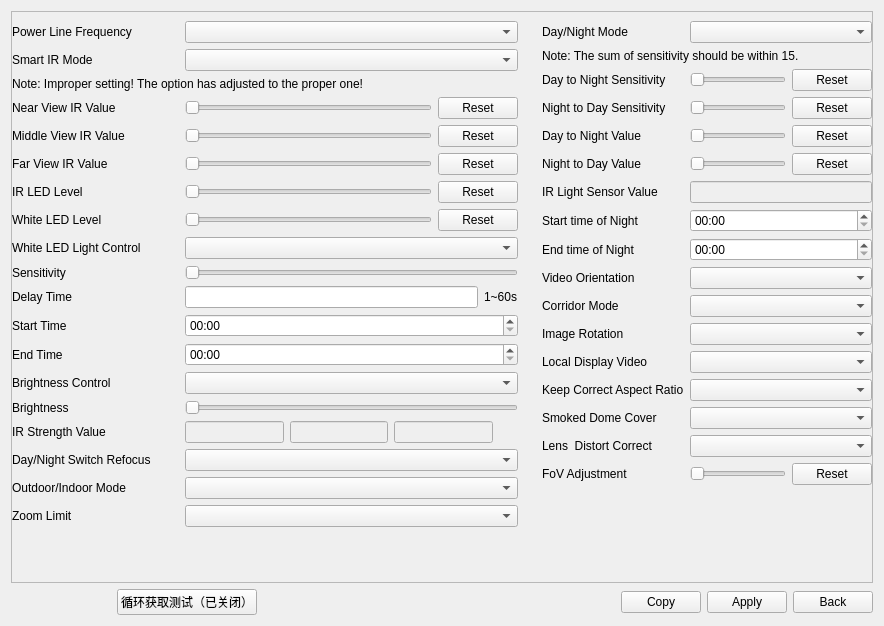
<?xml version="1.0" encoding="UTF-8"?>
<ui version="4.0">
 <class>ImagePageDisplay</class>
 <widget class="QWidget" name="ImagePageDisplay">
  <property name="geometry">
   <rect>
    <x>0</x>
    <y>0</y>
    <width>884</width>
    <height>626</height>
   </rect>
  </property>
  <property name="windowTitle">
   <string>Form</string>
  </property>
  <layout class="QVBoxLayout" name="verticalLayout_3">
   <item>
    <widget class="QScrollArea" name="scrollArea">
     <property name="sizePolicy">
      <sizepolicy hsizetype="Expanding" vsizetype="Expanding">
       <horstretch>0</horstretch>
       <verstretch>1</verstretch>
      </sizepolicy>
     </property>
     <property name="verticalScrollBarPolicy">
      <enum>Qt::ScrollBarAlwaysOff</enum>
     </property>
     <property name="horizontalScrollBarPolicy">
      <enum>Qt::ScrollBarAlwaysOff</enum>
     </property>
     <property name="widgetResizable">
      <bool>true</bool>
     </property>
     <widget class="QWidget" name="scrollAreaWidgetContents">
      <property name="geometry">
       <rect>
        <x>0</x>
        <y>0</y>
        <width>864</width>
        <height>589</height>
       </rect>
      </property>
      <layout class="QVBoxLayout" name="verticalLayout_4">
       <property name="leftMargin">
        <number>0</number>
       </property>
       <property name="topMargin">
        <number>0</number>
       </property>
       <property name="rightMargin">
        <number>0</number>
       </property>
       <property name="bottomMargin">
        <number>0</number>
       </property>
       <item>
        <layout class="QHBoxLayout" name="horizontalLayout_5">
         <item>
          <widget class="QWidget" name="widget_left" native="true">
           <layout class="QVBoxLayout" name="verticalLayout">
            <property name="leftMargin">
             <number>0</number>
            </property>
            <item>
             <layout class="QGridLayout" name="gridLayout">
              <item row="5" column="1">
               <widget class="QWidget" name="widget_FarViewIrValue" native="true">
                <layout class="QHBoxLayout" name="horizontalLayout_7">
                 <property name="leftMargin">
                  <number>0</number>
                 </property>
                 <property name="topMargin">
                  <number>0</number>
                 </property>
                 <property name="rightMargin">
                  <number>0</number>
                 </property>
                 <property name="bottomMargin">
                  <number>0</number>
                 </property>
                 <item>
                  <widget class="BaseSlider" name="slider_FarViewIrValue">
                   <property name="sizePolicy">
                    <sizepolicy hsizetype="Expanding" vsizetype="Ignored">
                     <horstretch>0</horstretch>
                     <verstretch>0</verstretch>
                    </sizepolicy>
                   </property>
                   <property name="orientation">
                    <enum>Qt::Horizontal</enum>
                   </property>
                  </widget>
                 </item>
                 <item>
                  <widget class="QPushButton" name="pushButton_FarViewIrValue">
                   <property name="text">
                    <string>Reset</string>
                   </property>
                  </widget>
                 </item>
                </layout>
               </widget>
              </item>
              <item row="4" column="1">
               <widget class="QWidget" name="widget_MiddleViewIrValue" native="true">
                <layout class="QHBoxLayout" name="horizontalLayout_8">
                 <property name="leftMargin">
                  <number>0</number>
                 </property>
                 <property name="topMargin">
                  <number>0</number>
                 </property>
                 <property name="rightMargin">
                  <number>0</number>
                 </property>
                 <property name="bottomMargin">
                  <number>0</number>
                 </property>
                 <item>
                  <widget class="BaseSlider" name="slider_MiddleViewIrValue">
                   <property name="sizePolicy">
                    <sizepolicy hsizetype="Expanding" vsizetype="Ignored">
                     <horstretch>0</horstretch>
                     <verstretch>0</verstretch>
                    </sizepolicy>
                   </property>
                   <property name="orientation">
                    <enum>Qt::Horizontal</enum>
                   </property>
                  </widget>
                 </item>
                 <item>
                  <widget class="QPushButton" name="pushButton_MiddleViewIrValue">
                   <property name="text">
                    <string>Reset</string>
                   </property>
                  </widget>
                 </item>
                </layout>
               </widget>
              </item>
              <item row="5" column="0">
               <widget class="QLabel" name="label_FarViewIrValue">
                <property name="text">
                 <string>Far View IR Value</string>
                </property>
               </widget>
              </item>
              <item row="16" column="0">
               <widget class="QLabel" name="label_DayNightRefocus">
                <property name="text">
                 <string>Day/Night Switch Refocus</string>
                </property>
               </widget>
              </item>
              <item row="8" column="1">
               <widget class="ComboBox" name="comboBoxWhiteLEDLightControl"/>
              </item>
              <item row="9" column="1">
               <widget class="BaseSlider" name="horizontalSliderWhiteLEDSensitivity">
                <property name="minimum">
                 <number>1</number>
                </property>
                <property name="maximum">
                 <number>5</number>
                </property>
                <property name="orientation">
                 <enum>Qt::Horizontal</enum>
                </property>
               </widget>
              </item>
              <item row="13" column="0">
               <widget class="QLabel" name="labelBrightnessControl">
                <property name="text">
                 <string>Brightness Control</string>
                </property>
               </widget>
              </item>
              <item row="2" column="0" colspan="2">
               <widget class="QLabel" name="label_note">
                <property name="text">
                 <string>Note: Improper setting! The option has adjusted to the proper one!</string>
                </property>
                <property name="style" stdset="0">
                 <string>blue_text</string>
                </property>
               </widget>
              </item>
              <item row="1" column="1">
               <widget class="ComboBox" name="comboBox_SmartIrMode"/>
              </item>
              <item row="15" column="1">
               <widget class="QWidget" name="widgetIrStrengthValue" native="true">
                <layout class="QHBoxLayout" name="horizontalLayout_13">
                 <property name="leftMargin">
                  <number>0</number>
                 </property>
                 <property name="topMargin">
                  <number>0</number>
                 </property>
                 <property name="rightMargin">
                  <number>0</number>
                 </property>
                 <property name="bottomMargin">
                  <number>0</number>
                 </property>
                 <item>
                  <widget class="MyLineEdit" name="lineEdit_IrStrengthValue_Near">
                   <property name="enabled">
                    <bool>false</bool>
                   </property>
                  </widget>
                 </item>
                 <item>
                  <widget class="MyLineEdit" name="lineEdit_IrStrengthValue_Far">
                   <property name="enabled">
                    <bool>false</bool>
                   </property>
                  </widget>
                 </item>
                 <item>
                  <widget class="MyLineEdit" name="lineEdit_IrStrengthValue_Middle">
                   <property name="enabled">
                    <bool>false</bool>
                   </property>
                  </widget>
                 </item>
                 <item>
                  <widget class="MyToolButton" name="toolButtonIrStrengthValue">
                   <property name="styleSheet">
                    <string notr="true">QToolButton
{
border: 0px solid;
}</string>
                   </property>
                   <property name="text">
                    <string/>
                   </property>
                   <property name="icon">
                    <iconset resource="../../resource/resource.qrc">
                     <normaloff>:/common/common/reset_hover.png</normaloff>:/common/common/reset_hover.png</iconset>
                   </property>
                  </widget>
                 </item>
                </layout>
               </widget>
              </item>
              <item row="14" column="0">
               <widget class="QLabel" name="labelBrightness">
                <property name="text">
                 <string>Brightness</string>
                </property>
               </widget>
              </item>
              <item row="3" column="0">
               <widget class="QLabel" name="label_NearViewIrValue">
                <property name="text">
                 <string>Near View IR Value</string>
                </property>
               </widget>
              </item>
              <item row="13" column="1">
               <widget class="ComboBox" name="comboBoxBrightnessControl"/>
              </item>
              <item row="17" column="0">
               <widget class="QLabel" name="label_OutdoorIndoorMode">
                <property name="text">
                 <string>Outdoor/Indoor Mode</string>
                </property>
               </widget>
              </item>
              <item row="9" column="0">
               <widget class="QLabel" name="labelWhiteLEDSensitivity">
                <property name="text">
                 <string>Sensitivity</string>
                </property>
               </widget>
              </item>
              <item row="16" column="1">
               <widget class="ComboBox" name="comboBox_DayNightRefocus"/>
              </item>
              <item row="18" column="1">
               <widget class="ComboBox" name="comboBox_ZoomLimit"/>
              </item>
              <item row="15" column="0">
               <widget class="QLabel" name="label_IrStrengthValue">
                <property name="text">
                 <string>IR Strength Value</string>
                </property>
               </widget>
              </item>
              <item row="10" column="0">
               <widget class="QLabel" name="labelDelayTime">
                <property name="text">
                 <string>Delay Time</string>
                </property>
               </widget>
              </item>
              <item row="8" column="0">
               <widget class="QLabel" name="labelWhiteLEDLightControl">
                <property name="text">
                 <string>White LED Light Control</string>
                </property>
               </widget>
              </item>
              <item row="3" column="1">
               <widget class="QWidget" name="widget_NearViewIrValue" native="true">
                <layout class="QHBoxLayout" name="horizontalLayout_6">
                 <property name="leftMargin">
                  <number>0</number>
                 </property>
                 <property name="topMargin">
                  <number>0</number>
                 </property>
                 <property name="rightMargin">
                  <number>0</number>
                 </property>
                 <property name="bottomMargin">
                  <number>0</number>
                 </property>
                 <item>
                  <widget class="BaseSlider" name="slider_NearViewIrValue">
                   <property name="sizePolicy">
                    <sizepolicy hsizetype="Expanding" vsizetype="Ignored">
                     <horstretch>0</horstretch>
                     <verstretch>0</verstretch>
                    </sizepolicy>
                   </property>
                   <property name="orientation">
                    <enum>Qt::Horizontal</enum>
                   </property>
                  </widget>
                 </item>
                 <item>
                  <widget class="QPushButton" name="pushButton_NearViewIrValue">
                   <property name="text">
                    <string>Reset</string>
                   </property>
                  </widget>
                 </item>
                </layout>
               </widget>
              </item>
              <item row="11" column="1">
               <widget class="MyTimeEdit" name="timeEditWhiteLEDStartTime">
                <property name="currentSection">
                 <enum>QDateTimeEdit::HourSection</enum>
                </property>
                <property name="displayFormat">
                 <string>HH:mm</string>
                </property>
                <property name="currentSectionIndex">
                 <number>0</number>
                </property>
               </widget>
              </item>
              <item row="7" column="1">
               <widget class="QWidget" name="widget_whiteLedLevel" native="true">
                <layout class="QHBoxLayout" name="horizontalLayout_2">
                 <property name="leftMargin">
                  <number>0</number>
                 </property>
                 <property name="topMargin">
                  <number>0</number>
                 </property>
                 <property name="rightMargin">
                  <number>0</number>
                 </property>
                 <property name="bottomMargin">
                  <number>0</number>
                 </property>
                 <item>
                  <widget class="BaseSlider" name="slider_whiteLedLevel">
                   <property name="sizePolicy">
                    <sizepolicy hsizetype="Expanding" vsizetype="Ignored">
                     <horstretch>0</horstretch>
                     <verstretch>0</verstretch>
                    </sizepolicy>
                   </property>
                   <property name="orientation">
                    <enum>Qt::Horizontal</enum>
                   </property>
                  </widget>
                 </item>
                 <item>
                  <widget class="QPushButton" name="pushButton_whiteLedLevel">
                   <property name="text">
                    <string>Reset</string>
                   </property>
                  </widget>
                 </item>
                </layout>
               </widget>
              </item>
              <item row="18" column="0">
               <widget class="QLabel" name="label_ZoomLimit">
                <property name="text">
                 <string>Zoom Limit</string>
                </property>
               </widget>
              </item>
              <item row="11" column="0">
               <widget class="QLabel" name="labelWhiteLEDStartTime">
                <property name="text">
                 <string>Start Time</string>
                </property>
               </widget>
              </item>
              <item row="12" column="1">
               <widget class="MyTimeEdit" name="timeEditWhiteLEDEndTime">
                <property name="displayFormat">
                 <string>HH:mm</string>
                </property>
               </widget>
              </item>
              <item row="6" column="0">
               <widget class="QLabel" name="label_IRLedValue">
                <property name="text">
                 <string>IR LED Level</string>
                </property>
               </widget>
              </item>
              <item row="7" column="0">
               <widget class="QLabel" name="label_whiteLedLevel">
                <property name="text">
                 <string>White LED Level</string>
                </property>
               </widget>
              </item>
              <item row="12" column="0">
               <widget class="QLabel" name="labelWhiteLEDEndTime">
                <property name="text">
                 <string>End Time</string>
                </property>
               </widget>
              </item>
              <item row="4" column="0">
               <widget class="QLabel" name="label_MiddleViewIrValue">
                <property name="text">
                 <string>Middle View IR Value</string>
                </property>
               </widget>
              </item>
              <item row="10" column="1">
               <widget class="QWidget" name="widgetDelayTime" native="true">
                <layout class="QHBoxLayout" name="horizontalLayout_14">
                 <property name="leftMargin">
                  <number>0</number>
                 </property>
                 <property name="topMargin">
                  <number>0</number>
                 </property>
                 <property name="rightMargin">
                  <number>0</number>
                 </property>
                 <property name="bottomMargin">
                  <number>0</number>
                 </property>
                 <item>
                  <widget class="MyLineEdit" name="lineEditDelayTime"/>
                 </item>
                 <item>
                  <widget class="BlueLabel" name="label_8">
                   <property name="text">
                    <string>1~60s</string>
                   </property>
                  </widget>
                 </item>
                </layout>
               </widget>
              </item>
              <item row="1" column="0">
               <widget class="QLabel" name="label_SmartIrMode">
                <property name="text">
                 <string>Smart IR Mode</string>
                </property>
               </widget>
              </item>
              <item row="0" column="0">
               <widget class="QLabel" name="label_PowerLineFrequency">
                <property name="sizePolicy">
                 <sizepolicy hsizetype="Preferred" vsizetype="Preferred">
                  <horstretch>1</horstretch>
                  <verstretch>0</verstretch>
                 </sizepolicy>
                </property>
                <property name="text">
                 <string>Power Line Frequency</string>
                </property>
               </widget>
              </item>
              <item row="17" column="1">
               <widget class="ComboBox" name="comboBox_OutdoorIndoorMode"/>
              </item>
              <item row="14" column="1">
               <widget class="BaseSlider" name="horizontalSliderBrightness">
                <property name="minimum">
                 <number>1</number>
                </property>
                <property name="maximum">
                 <number>100</number>
                </property>
                <property name="orientation">
                 <enum>Qt::Horizontal</enum>
                </property>
               </widget>
              </item>
              <item row="6" column="1">
               <widget class="QWidget" name="widget_IRLedValue" native="true">
                <layout class="QHBoxLayout" name="horizontalLayout_9">
                 <property name="leftMargin">
                  <number>0</number>
                 </property>
                 <property name="topMargin">
                  <number>0</number>
                 </property>
                 <property name="rightMargin">
                  <number>0</number>
                 </property>
                 <property name="bottomMargin">
                  <number>0</number>
                 </property>
                 <item>
                  <widget class="BaseSlider" name="slider_IRLedValue">
                   <property name="sizePolicy">
                    <sizepolicy hsizetype="Expanding" vsizetype="Ignored">
                     <horstretch>0</horstretch>
                     <verstretch>0</verstretch>
                    </sizepolicy>
                   </property>
                   <property name="orientation">
                    <enum>Qt::Horizontal</enum>
                   </property>
                  </widget>
                 </item>
                 <item>
                  <widget class="QPushButton" name="pushButton_IRLedValue">
                   <property name="text">
                    <string>Reset</string>
                   </property>
                  </widget>
                 </item>
                </layout>
               </widget>
              </item>
              <item row="0" column="1">
               <widget class="ComboBox" name="comboBox_PowerLineFrequency">
                <property name="sizePolicy">
                 <sizepolicy hsizetype="Preferred" vsizetype="Fixed">
                  <horstretch>2</horstretch>
                  <verstretch>0</verstretch>
                 </sizepolicy>
                </property>
               </widget>
              </item>
             </layout>
            </item>
            <item>
             <spacer name="verticalSpacer">
              <property name="orientation">
               <enum>Qt::Vertical</enum>
              </property>
              <property name="sizeHint" stdset="0">
               <size>
                <width>10</width>
                <height>10</height>
               </size>
              </property>
             </spacer>
            </item>
           </layout>
          </widget>
         </item>
         <item>
          <widget class="QWidget" name="widget_right" native="true">
           <layout class="QVBoxLayout" name="verticalLayout_2">
            <property name="rightMargin">
             <number>0</number>
            </property>
            <item>
             <layout class="QGridLayout" name="gridLayout_3">
              <item row="12" column="1">
               <widget class="ComboBox" name="comboBox_localDisplay">
                <property name="sizePolicy">
                 <sizepolicy hsizetype="Preferred" vsizetype="Fixed">
                  <horstretch>2</horstretch>
                  <verstretch>0</verstretch>
                 </sizepolicy>
                </property>
               </widget>
              </item>
              <item row="15" column="0">
               <widget class="QLabel" name="label_LensDistortCorrect">
                <property name="text">
                 <string>Lens  Distort Correct</string>
                </property>
               </widget>
              </item>
              <item row="8" column="1">
               <widget class="MyTimeEdit" name="timeEdit_EndTimeOfNight">
                <property name="displayFormat">
                 <string>HH:mm</string>
                </property>
               </widget>
              </item>
              <item row="3" column="0">
               <widget class="QLabel" name="label_NightToDaySensitivity">
                <property name="text">
                 <string>Night to Day Sensitivity</string>
                </property>
               </widget>
              </item>
              <item row="11" column="1">
               <widget class="ComboBox" name="comboBox_ImageRotation">
                <property name="sizePolicy">
                 <sizepolicy hsizetype="Preferred" vsizetype="Fixed">
                  <horstretch>2</horstretch>
                  <verstretch>0</verstretch>
                 </sizepolicy>
                </property>
               </widget>
              </item>
              <item row="5" column="1">
               <widget class="QWidget" name="widget_NightToDayValue" native="true">
                <layout class="QHBoxLayout" name="horizontalLayout_4">
                 <property name="leftMargin">
                  <number>0</number>
                 </property>
                 <property name="topMargin">
                  <number>0</number>
                 </property>
                 <property name="rightMargin">
                  <number>0</number>
                 </property>
                 <property name="bottomMargin">
                  <number>0</number>
                 </property>
                 <item>
                  <widget class="BaseSlider" name="slider_NightToDayValue">
                   <property name="sizePolicy">
                    <sizepolicy hsizetype="Expanding" vsizetype="Ignored">
                     <horstretch>0</horstretch>
                     <verstretch>0</verstretch>
                    </sizepolicy>
                   </property>
                   <property name="orientation">
                    <enum>Qt::Horizontal</enum>
                   </property>
                  </widget>
                 </item>
                 <item>
                  <widget class="QPushButton" name="pushButton_NightToDayValue">
                   <property name="text">
                    <string>Reset</string>
                   </property>
                  </widget>
                 </item>
                </layout>
               </widget>
              </item>
              <item row="0" column="1">
               <widget class="ComboBox" name="comboBox_DayNightMode">
                <property name="sizePolicy">
                 <sizepolicy hsizetype="Preferred" vsizetype="Fixed">
                  <horstretch>2</horstretch>
                  <verstretch>0</verstretch>
                 </sizepolicy>
                </property>
               </widget>
              </item>
              <item row="9" column="1">
               <widget class="ComboBox" name="comboBox_orientation"/>
              </item>
              <item row="4" column="1">
               <widget class="QWidget" name="widget_DayToNightValue" native="true">
                <layout class="QHBoxLayout" name="horizontalLayout_3">
                 <property name="leftMargin">
                  <number>0</number>
                 </property>
                 <property name="topMargin">
                  <number>0</number>
                 </property>
                 <property name="rightMargin">
                  <number>0</number>
                 </property>
                 <property name="bottomMargin">
                  <number>0</number>
                 </property>
                 <item>
                  <widget class="BaseSlider" name="slider_DayToNightValue">
                   <property name="sizePolicy">
                    <sizepolicy hsizetype="Expanding" vsizetype="Preferred">
                     <horstretch>0</horstretch>
                     <verstretch>0</verstretch>
                    </sizepolicy>
                   </property>
                   <property name="orientation">
                    <enum>Qt::Horizontal</enum>
                   </property>
                  </widget>
                 </item>
                 <item>
                  <widget class="QPushButton" name="pushButton_DayToNightValue">
                   <property name="text">
                    <string>Reset</string>
                   </property>
                  </widget>
                 </item>
                </layout>
               </widget>
              </item>
              <item row="15" column="1">
               <widget class="ComboBox" name="comboBox_LensDistortCorrect"/>
              </item>
              <item row="7" column="0">
               <widget class="QLabel" name="label_StartTimeOfNight">
                <property name="sizePolicy">
                 <sizepolicy hsizetype="Preferred" vsizetype="Preferred">
                  <horstretch>1</horstretch>
                  <verstretch>0</verstretch>
                 </sizepolicy>
                </property>
                <property name="text">
                 <string>Start time of Night</string>
                </property>
               </widget>
              </item>
              <item row="1" column="0" colspan="2">
               <widget class="QLabel" name="label_SensitivitySanityNote">
                <property name="text">
                 <string>Note: The sum of sensitivity should be within 15.</string>
                </property>
                <property name="style" stdset="0">
                 <string>blue_text</string>
                </property>
               </widget>
              </item>
              <item row="0" column="0">
               <widget class="QLabel" name="label_DayNightMode">
                <property name="sizePolicy">
                 <sizepolicy hsizetype="Preferred" vsizetype="Preferred">
                  <horstretch>1</horstretch>
                  <verstretch>0</verstretch>
                 </sizepolicy>
                </property>
                <property name="text">
                 <string>Day/Night Mode</string>
                </property>
               </widget>
              </item>
              <item row="6" column="0">
               <widget class="QLabel" name="label_IrLightSensorValue">
                <property name="sizePolicy">
                 <sizepolicy hsizetype="Preferred" vsizetype="Preferred">
                  <horstretch>1</horstretch>
                  <verstretch>0</verstretch>
                 </sizepolicy>
                </property>
                <property name="text">
                 <string>IR Light Sensor Value</string>
                </property>
               </widget>
              </item>
              <item row="10" column="0">
               <widget class="QLabel" name="label_CorridorMode">
                <property name="sizePolicy">
                 <sizepolicy hsizetype="Preferred" vsizetype="Preferred">
                  <horstretch>1</horstretch>
                  <verstretch>0</verstretch>
                 </sizepolicy>
                </property>
                <property name="text">
                 <string>Corridor Mode</string>
                </property>
               </widget>
              </item>
              <item row="9" column="0">
               <widget class="QLabel" name="label_orientation">
                <property name="text">
                 <string>Video Orientation</string>
                </property>
               </widget>
              </item>
              <item row="14" column="0">
               <widget class="QLabel" name="label_smokedDome">
                <property name="text">
                 <string>Smoked Dome Cover</string>
                </property>
               </widget>
              </item>
              <item row="6" column="1">
               <widget class="MyLineEdit" name="lineEdit_IrLightSensorValue">
                <property name="enabled">
                 <bool>false</bool>
                </property>
               </widget>
              </item>
              <item row="12" column="0">
               <widget class="QLabel" name="label_localDisplay">
                <property name="sizePolicy">
                 <sizepolicy hsizetype="Preferred" vsizetype="Preferred">
                  <horstretch>1</horstretch>
                  <verstretch>0</verstretch>
                 </sizepolicy>
                </property>
                <property name="text">
                 <string>Local Display Video</string>
                </property>
               </widget>
              </item>
              <item row="16" column="1">
               <widget class="QWidget" name="widget_fovAdjust" native="true">
                <layout class="QHBoxLayout" name="horizontalLayout_10">
                 <property name="leftMargin">
                  <number>0</number>
                 </property>
                 <property name="topMargin">
                  <number>0</number>
                 </property>
                 <property name="rightMargin">
                  <number>0</number>
                 </property>
                 <property name="bottomMargin">
                  <number>0</number>
                 </property>
                 <item>
                  <widget class="BaseSlider" name="slider_fovAdjust">
                   <property name="sizePolicy">
                    <sizepolicy hsizetype="Expanding" vsizetype="Preferred">
                     <horstretch>0</horstretch>
                     <verstretch>0</verstretch>
                    </sizepolicy>
                   </property>
                   <property name="orientation">
                    <enum>Qt::Horizontal</enum>
                   </property>
                  </widget>
                 </item>
                 <item>
                  <widget class="QPushButton" name="pushButton_fovAdjust">
                   <property name="text">
                    <string>Reset</string>
                   </property>
                  </widget>
                 </item>
                </layout>
               </widget>
              </item>
              <item row="14" column="1">
               <widget class="ComboBox" name="comboBox_smokedDome"/>
              </item>
              <item row="7" column="1">
               <widget class="MyTimeEdit" name="timeEdit_StartTimeOfNight">
                <property name="displayFormat">
                 <string>HH:mm</string>
                </property>
               </widget>
              </item>
              <item row="13" column="0">
               <widget class="QLabel" name="label_keepCorrectAspectRatio">
                <property name="sizePolicy">
                 <sizepolicy hsizetype="Preferred" vsizetype="Preferred">
                  <horstretch>1</horstretch>
                  <verstretch>0</verstretch>
                 </sizepolicy>
                </property>
                <property name="text">
                 <string>Keep Correct Aspect Ratio</string>
                </property>
               </widget>
              </item>
              <item row="8" column="0">
               <widget class="QLabel" name="label_EndTimeOfNight">
                <property name="sizePolicy">
                 <sizepolicy hsizetype="Preferred" vsizetype="Preferred">
                  <horstretch>1</horstretch>
                  <verstretch>0</verstretch>
                 </sizepolicy>
                </property>
                <property name="text">
                 <string>End time of Night</string>
                </property>
               </widget>
              </item>
              <item row="13" column="1">
               <widget class="ComboBox" name="comboBox_keepCorrectAspectRatio">
                <property name="sizePolicy">
                 <sizepolicy hsizetype="Preferred" vsizetype="Fixed">
                  <horstretch>2</horstretch>
                  <verstretch>0</verstretch>
                 </sizepolicy>
                </property>
               </widget>
              </item>
              <item row="11" column="0">
               <widget class="QLabel" name="label_ImageRotation">
                <property name="sizePolicy">
                 <sizepolicy hsizetype="Preferred" vsizetype="Preferred">
                  <horstretch>1</horstretch>
                  <verstretch>0</verstretch>
                 </sizepolicy>
                </property>
                <property name="text">
                 <string>Image Rotation</string>
                </property>
               </widget>
              </item>
              <item row="2" column="0">
               <widget class="QLabel" name="label_DayToNightSensitivity">
                <property name="text">
                 <string>Day to Night Sensitivity</string>
                </property>
               </widget>
              </item>
              <item row="3" column="1">
               <widget class="QWidget" name="widget_NightToDaySensitivity" native="true">
                <layout class="QHBoxLayout" name="horizontalLayout_12">
                 <property name="leftMargin">
                  <number>0</number>
                 </property>
                 <property name="topMargin">
                  <number>0</number>
                 </property>
                 <property name="rightMargin">
                  <number>0</number>
                 </property>
                 <property name="bottomMargin">
                  <number>0</number>
                 </property>
                 <item>
                  <widget class="BaseSlider" name="slider_NightToDaySensitivity">
                   <property name="orientation">
                    <enum>Qt::Horizontal</enum>
                   </property>
                  </widget>
                 </item>
                 <item>
                  <widget class="QPushButton" name="pushButton_NightToDaySensitivity">
                   <property name="text">
                    <string>Reset</string>
                   </property>
                  </widget>
                 </item>
                </layout>
               </widget>
              </item>
              <item row="10" column="1">
               <widget class="ComboBox" name="comboBox_CorridorMode">
                <property name="sizePolicy">
                 <sizepolicy hsizetype="Preferred" vsizetype="Fixed">
                  <horstretch>2</horstretch>
                  <verstretch>0</verstretch>
                 </sizepolicy>
                </property>
               </widget>
              </item>
              <item row="16" column="0">
               <widget class="QLabel" name="label_fovAdjust">
                <property name="text">
                 <string>FoV Adjustment</string>
                </property>
               </widget>
              </item>
              <item row="5" column="0">
               <widget class="QLabel" name="label_NightToDayValue">
                <property name="sizePolicy">
                 <sizepolicy hsizetype="Preferred" vsizetype="Preferred">
                  <horstretch>1</horstretch>
                  <verstretch>0</verstretch>
                 </sizepolicy>
                </property>
                <property name="text">
                 <string>Night to Day Value</string>
                </property>
               </widget>
              </item>
              <item row="2" column="1">
               <widget class="QWidget" name="widget_DayToNightSensitivity" native="true">
                <layout class="QHBoxLayout" name="horizontalLayout_11">
                 <property name="leftMargin">
                  <number>0</number>
                 </property>
                 <property name="topMargin">
                  <number>0</number>
                 </property>
                 <property name="rightMargin">
                  <number>0</number>
                 </property>
                 <property name="bottomMargin">
                  <number>0</number>
                 </property>
                 <item>
                  <widget class="BaseSlider" name="slider_DayToNightSensitivity">
                   <property name="orientation">
                    <enum>Qt::Horizontal</enum>
                   </property>
                  </widget>
                 </item>
                 <item>
                  <widget class="QPushButton" name="pushButton_DayToNightSensitivity">
                   <property name="text">
                    <string>Reset</string>
                   </property>
                  </widget>
                 </item>
                </layout>
               </widget>
              </item>
              <item row="4" column="0">
               <widget class="QLabel" name="label_DayToNightValue">
                <property name="sizePolicy">
                 <sizepolicy hsizetype="Preferred" vsizetype="Preferred">
                  <horstretch>1</horstretch>
                  <verstretch>0</verstretch>
                 </sizepolicy>
                </property>
                <property name="text">
                 <string>Day to Night Value</string>
                </property>
               </widget>
              </item>
             </layout>
            </item>
            <item>
             <spacer name="verticalSpacer_2">
              <property name="orientation">
               <enum>Qt::Vertical</enum>
              </property>
              <property name="sizeHint" stdset="0">
               <size>
                <width>10</width>
                <height>10</height>
               </size>
              </property>
             </spacer>
            </item>
           </layout>
          </widget>
         </item>
        </layout>
       </item>
      </layout>
     </widget>
    </widget>
   </item>
   <item>
    <layout class="QHBoxLayout" name="horizontalLayout">
     <item>
      <widget class="WidgetMessage" name="widgetMessage" native="true">
       <property name="minimumSize">
        <size>
         <width>100</width>
         <height>0</height>
        </size>
       </property>
      </widget>
     </item>
     <item>
      <widget class="QPushButton" name="pushButton_test">
       <property name="text">
        <string>循环获取测试（已关闭）</string>
       </property>
      </widget>
     </item>
     <item>
      <spacer name="horizontalSpacer">
       <property name="orientation">
        <enum>Qt::Horizontal</enum>
       </property>
       <property name="sizeHint" stdset="0">
        <size>
         <width>40</width>
         <height>20</height>
        </size>
       </property>
      </spacer>
     </item>
     <item>
      <widget class="MyPushButton" name="pushButton_copy">
       <property name="text">
        <string>Copy</string>
       </property>
      </widget>
     </item>
     <item>
      <widget class="MyPushButton" name="pushButton_apply">
       <property name="text">
        <string>Apply</string>
       </property>
      </widget>
     </item>
     <item>
      <widget class="MyPushButton" name="pushButton_back">
       <property name="text">
        <string>Back</string>
       </property>
      </widget>
     </item>
    </layout>
   </item>
  </layout>
 </widget>
 <customwidgets>
  <customwidget>
   <class>ComboBox</class>
   <extends>QComboBox</extends>
   <header>combobox.h</header>
  </customwidget>
  <customwidget>
   <class>MyPushButton</class>
   <extends>QPushButton</extends>
   <header>mypushbutton.h</header>
  </customwidget>
  <customwidget>
   <class>MyLineEdit</class>
   <extends>QLineEdit</extends>
   <header>mylineedit.h</header>
  </customwidget>
  <customwidget>
   <class>BaseSlider</class>
   <extends>QSlider</extends>
   <header>baseslider.h</header>
   <container>1</container>
  </customwidget>
  <customwidget>
   <class>WidgetMessage</class>
   <extends>QWidget</extends>
   <header>widgetmessage.h</header>
   <container>1</container>
  </customwidget>
  <customwidget>
   <class>MyTimeEdit</class>
   <extends>QTimeEdit</extends>
   <header>mytimeedit.h</header>
  </customwidget>
  <customwidget>
   <class>MyToolButton</class>
   <extends>QToolButton</extends>
   <header>mytoolbutton.h</header>
  </customwidget>
  <customwidget>
   <class>BlueLabel</class>
   <extends>QLabel</extends>
   <header>bluelabel.h</header>
  </customwidget>
 </customwidgets>
 <resources>
  <include location="../../resource/resource.qrc"/>
 </resources>
 <connections/>
</ui>
